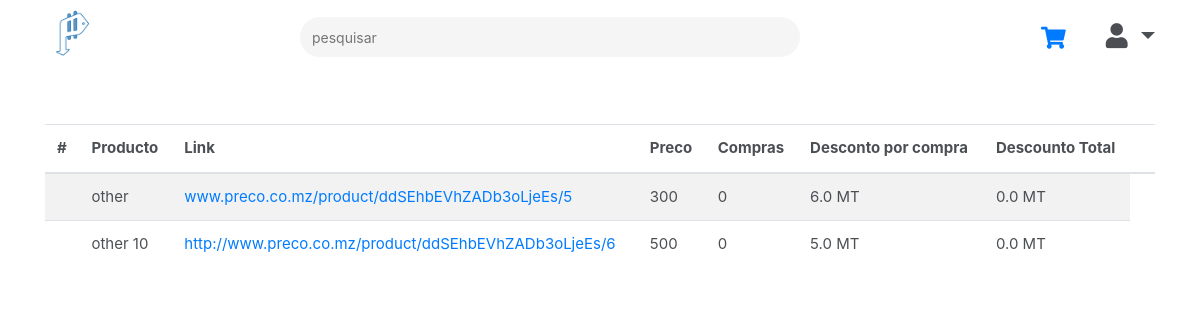
The app's page /referrals/ (signed in), older data.
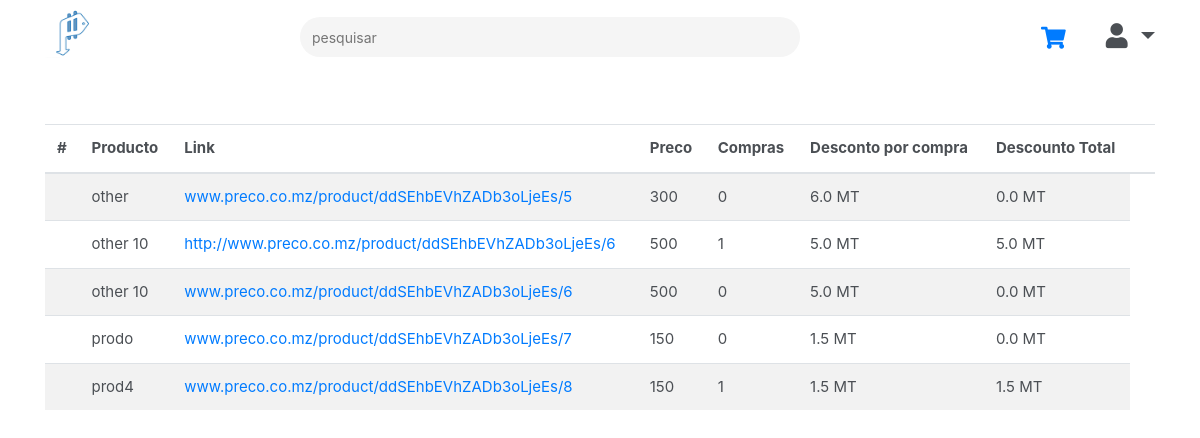
The same page, newer data.
### dashboard/models.py (models this page shows, shortened)
class ReferralLink(models.Model):
    link = models.URLField()
    referral = models.CharField(max_length=30, blank=True)
    active = models.BooleanField(default=False)
    product = models.ForeignKey(Product, on_delete=models.CASCADE)
    user = models.ForeignKey(settings.AUTH_USER_MODEL, on_delete=models.CASCADE)
    def count_referral(self):
        count = 0
        for i in ReferredLink.objects.all():
            if i.referral == self.referral and i.product.id == self.product.id:
                if not self.product.total_number_of_click == count:
                    if self.active:
                        count = count + 1
        return count
    def get_discount_per_click(self):
        return self.product.get_discount_price_per_click()
    def get_total_discount(self):
        return self.get_discount_per_click() * self.count_referral()

class Product(models.Model):
    name = models.CharField(max_length=30, blank=True)
    categories = models.ForeignKey(Category, on_delete=models.CASCADE)
    price = models.IntegerField()
    description = models.TextField(max_length=30, blank=True)
    company = models.ForeignKey(Company, on_delete=models.CASCADE)
    discount = models.CharField(max_length=30, blank=True)
    type_of_discount = models.ForeignKey(TypeDiscount, on_delete=models.CASCADE)
    total_number_of_click = models.IntegerField(blank=True)
    discount_price_per_click = models.IntegerField(blank=True)
    def get_discount_price_per_click(self):
        return self.price / self.total_number_of_click

class ReferredLink(models.Model):
    link = models.URLField()
    referral = models.CharField(max_length=30, blank=True)
    product = models.ForeignKey(Product, on_delete=models.CASCADE)
    user = models.ForeignKey(settings.AUTH_USER_MODEL, on_delete=models.CASCADE)

### price/views.py (the view)
# urls.py: path("referrals/", views.referrallist, name="referrals"),
def referrallist(request):
    referral_links = ReferralLink.objects.filter(user=request.user.pk)
    return render(request, 'referral/list.html', {'referral_link': referral_links})

### price/templates/referral/list.html (shortened to what this page needs)
{% extends "price/layout/base.html" %}
{% load staticfiles %}
{% load staticfiles %}
{% block styles %}
<link rel="stylesheet" href="{% static 'stylesheet/main.css' %}">
<link rel="stylesheet" href="https://use.fontawesome.com/releases/v5.7.2/css/all.css">
{% endblock %}
{% block content %}
<main>
{% include "price/layout/navegation.html" %}
    <div class="container">
        <div class="row">
<div class="col-md-12">
    <table class="table table-striped">
  <thead>
    <tr>
      <th scope="col">#</th>
      <th scope="col">Producto</th>
      <th scope="col">Link</th>
      <th scope="col">Preco</th>
      <th scope="col">Compras</th>
      <th scope="col"> Desconto por compra</th>
      <th scope="col">Descounto Total</th>
      <th scope="col"></th>
        </tr>
  </thead>
  <tbody>
  {% for referral_link in referral_link %}
    <tr>
      <th scope="row"></th>
      <td>{{ referral_link.product.name }}</td>
      <td><a href="http://{{ referral_link.link }}" target="_blank">{{   referral_link.link }}</a></td>
        <td>{{ referral_link.product.price }}</td>
        <td>{{ referral_link.count_referral }}</td>
        <td>{{ referral_link.get_discount_per_click }} MT</td>
    <td>{{ referral_link.get_total_discount }} MT</td>
    </tr>
    {% endfor %}
  </tbody>
</table>
</div>
        </div>
    </div>
</main>
{% endblock %}

Row changes from the older to the newer data that the page shows:
computed for ReferralLink "http://www.preco.co.mz/product/ddSEhbEVhZADb3oLjeEs/6": count_referral "0" → "1"; get_total_discount "0.0" → "5.0"
added ReferralLink: product.name "other 10", link "www.preco.co.mz/product/ddSEhbEVhZADb3oLjeEs/6", product.price "500", count_referral "0", get_discount_per_click "5.0", get_total_discount "0.0"
added ReferralLink: product.name "prodo", link "www.preco.co.mz/product/ddSEhbEVhZADb3oLjeEs/7", product.price "150", count_referral "0", get_discount_per_click "1.5", get_total_discount "0.0"
added ReferralLink: product.name "prod4", link "www.preco.co.mz/product/ddSEhbEVhZADb3oLjeEs/8", product.price "150", count_referral "1", get_discount_per_click "1.5", get_total_discount "1.5"
